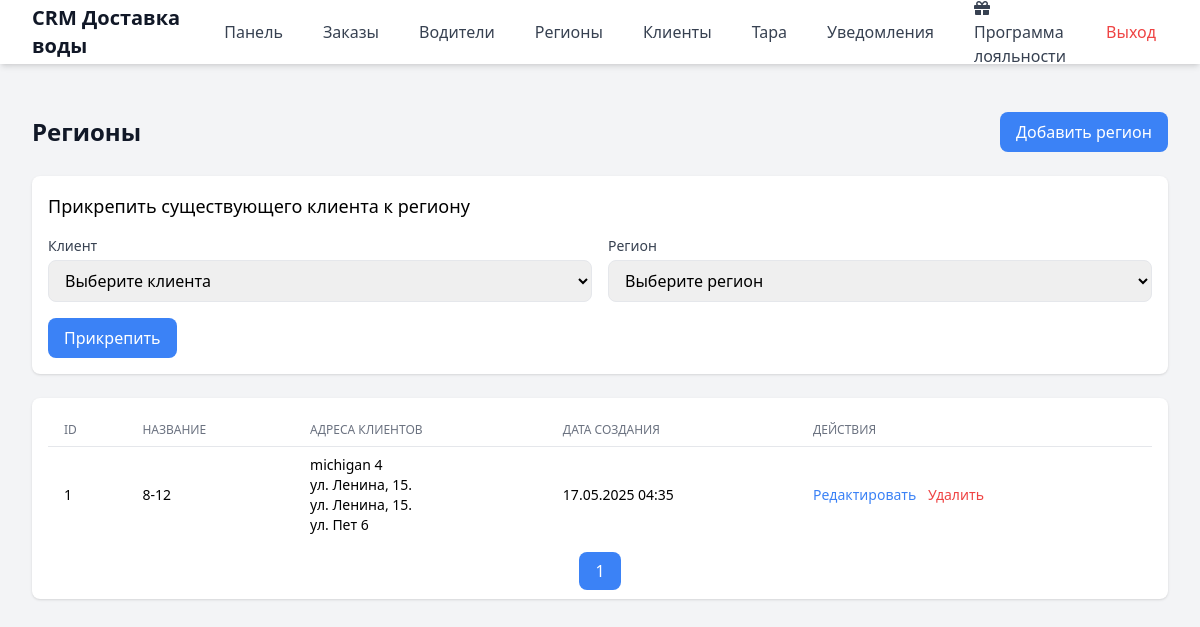
/regions/ (signed in), run on the app's committed database.
### crm/models.py (models this page shows, shortened)
class Region(models.Model):
    name = models.CharField(max_length=100, unique=True)
    description = models.TextField(blank=True)
    created_at = models.DateTimeField(default=timezone.now)

class Client(models.Model):
    TYPE_CHOICES = [
        ('individual', 'Физическое лицо'),
        ('business', 'Юридическое лицо'),
    ]
    user = models.OneToOneField(User, on_delete=models.CASCADE, null=True, blank=True)
    name = models.CharField(max_length=100)
    phone_regex = RegexValidator(
        regex=r'^\+?1?\d{9,15}$',
        message="Номер телефона должен быть в формате: '+999999999'"
    )
    phone = models.CharField(validators=[phone_regex], max_length=20, unique=True)
    email = models.EmailField(blank=True)
    address = models.TextField()
    apartment = models.CharField(max_length=10, blank=True)
    floor = models.IntegerField(null=True, blank=True)
    entrance = models.CharField(max_length=10, blank=True)
    notes = models.TextField(blank=True)
    registration_date = models.DateTimeField(default=timezone.now)
    region = models.ForeignKey('Region', on_delete=models.SET_NULL, null=True, blank=True)
    client_type = models.CharField(max_length=20, choices=TYPE_CHOICES, default='individual')
    company_name = models.CharField(max_length=200, blank=True, null=True)
    tax_number = models.CharField(max_length=50, blank=True, null=True)
    contact_person = models.CharField(max_length=100, blank=True, null=True)
    category = models.ForeignKey(ClientCategory, on_delete=models.SET_NULL, null=True, blank=True)
    loyalty_points = models.DecimalField(max_digits=10, decimal_places=2, default=0)
    total_volume_purchased = models.DecimalField(max_digits=10, decimal_places=2, default=0)
    last_purchase_date = models.DateTimeField(null=True, blank=True)

### crm/views.py (the view)
# urls.py: path('regions/', views.regions, name='regions'),
@login_required
def regions(request):
    search_query = request.GET.get('search', '')
    regions = Region.objects.prefetch_related('client_set').all().order_by('id')
    if search_query:
        regions = regions.filter(name__icontains=search_query)
    paginator = Paginator(regions, 10)
    page_number = request.GET.get('page')
    page_obj = paginator.get_page(page_number)
    return render(request, 'regions.html', {
        'page_obj': page_obj,
        'search_query': search_query,
        'can_add_region': request.user.has_perm('crm.add_region'),
        'can_change_region': request.user.has_perm('crm.change_region'),
        'can_delete_region': request.user.has_perm('crm.delete_region'),
        'clients': Client.objects.all(),  # Добавляем список всех клиентов
        'regions': Region.objects.all(),  # Для формы добавления клиента
    })

### crm/templatetags/notification_tags.py (called while the page is built)
@register.simple_tag
def get_unread_notifications_count(user):
    if user.is_authenticated and hasattr(user, 'client'):
        return Notification.objects.filter(client=user.client, is_read=False).count()
    return 0

### templates/regions.html (shortened to what this page needs)
{% extends "base.html" %}
{% block content %}
<div class="space-y-6">
    <div class="flex flex-col sm:flex-row justify-between items-center">
        <h2 class="text-xl sm:text-2xl font-bold text-gray-900 mb-2 sm:mb-0">Регионы</h2>
        {% if can_add_region %}
        <button onclick="showForm('region-form', null)" class="bg-blue-500 text-white px-4 py-2 rounded-lg hover:bg-blue-600">Добавить регион</button>
        {% endif %}
    </div>        <div id="client-attach-form" class="bg-white rounded-lg shadow p-4 mb-6">
        <h3 class="text-base sm:text-lg font-medium mb-4">Прикрепить существующего клиента к региону</h3>
        <form method="post" action="{% url 'attach_client_to_region' %}">
            <div class="grid grid-cols-1 sm:grid-cols-2 gap-4">
                <div>
                    <label class="block text-sm font-medium text-gray-700" for="client_select">Клиент</label>
                    <select id="client_select" name="client_id" required class="mt-1 block w-full border rounded-lg px-3 py-2">
                        <option value="">Выберите клиента</option>
                    </select>
                </div>
                <div>
                    <label class="block text-sm font-medium text-gray-700" for="region_select">Регион</label>
                    <select id="region_select" name="region" required class="mt-1 block w-full border rounded-lg px-3 py-2">
                        <option value="">Выберите регион</option>
                    </select>
                </div>
            </div>
            <div class="mt-4 flex space-x-2">
                <button type="submit" class="bg-blue-500 text-white px-4 py-2 rounded-lg hover:bg-blue-600">Прикрепить</button>
            </div>
        </form>
    </div>
    <div class="bg-white rounded-lg shadow p-4">
        <div class="overflow-x-auto">
            <table class="min-w-full divide-y divide-gray-200">
                <thead>
                    <tr>
                        <th class="px-2 sm:px-4 py-2 text-left text-xs font-medium text-gray-500 uppercase">ID</th>
                        <th class="px-2 sm:px-4 py-2 text-left text-xs font-medium text-gray-500 uppercase">Название</th>
                        <th class="px-2 sm:px-4 py-2 text-left text-xs font-medium text-gray-500 uppercase">Адреса клиентов</th>
                        <th class="px-2 sm:px-4 py-2 text-left text-xs font-medium text-gray-500 uppercase">Дата создания</th>
                        <th class="px-2 sm:px-4 py-2 text-left text-xs font-medium text-gray-500 uppercase">Действия</th>
                    </tr>
                </thead>
                <tbody class="divide-y divide-gray-200">
                    {% for region in page_obj %}
                    <tr>
                        <td class="px-2 sm:px-4 py-2 text-sm">{{ region.id }}</td>
                        <td class="px-2 sm:px-4 py-2 text-sm">{{ region.name }}</td>
                        <td class="px-2 sm:px-4 py-2 text-sm">
                            {% for client in region.client_set.all %}
                                <div class="flex justify-between items-center">
                                    <span>{{ client.address }}</span>
                                </div>
                            {% empty %}
                                —
                            {% endfor %}
                        </td>
                        <td class="px-2 sm:px-4 py-2 text-sm">{{ region.created_at|date:"d.m.Y H:i" }}</td>
                        <td class="px-2 sm:px-4 py-2 text-sm space-x-2">
                            {% if can_change_region %}
                            <button onclick="editRegion({{ region.id }}, '{{ region.name|escapejs }}')" class="text-blue-500 hover:underline">Редактировать</button>
                            {% endif %}
                            {% if can_delete_region %}
                            <button onclick="showDeleteModal('{% url 'delete_region' region.id %}')" class="text-red-500 hover:underline">Удалить</button>
                            {% endif %}
                        </td>
                    </tr>
                    {% empty %}
                    <tr>
                        <td colspan="5" class="px-2 sm:px-4 py-2 text-center text-gray-500">Нет регионов</td>
                    </tr>
                    {% endfor %}
                </tbody>
            </table>
        </div>
        <div class="mt-4 flex flex-col sm:flex-row justify-between items-center">
            <div class="space-x-2 mb-2 sm:mb-0">
                {% for num in page_obj.paginator.page_range %}
                    {% if num == page_obj.number %}
                        <span class="px-4 py-2 bg-blue-500 text-white rounded-lg">{{ num }}</span>
                    {% else %}
                        <a href="?page={{ num }}" class="px-4 py-2 text-blue-500 hover:underline">{{ num }}</a>
                    {% endif %}
                {% endfor %}
            </div>
        </div>
    </div>
</div>
{% endblock %}

### data on the page
Region: id "1", name "8-12", created_at "17.05.2025 04:35"
Client: address "michigan 4"
Client: address "ул. Ленина, 15."
Client: address "ул. Ленина, 15."
Client: address "ул. Пет 6"

### other printed values
{{ num }} "1"
